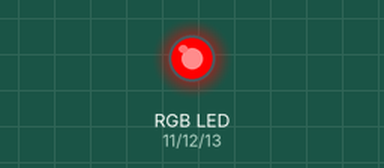
Recording of a sketch running on a simulated Arduino Uno, built with avr-gcc and run on an emulated ATmega328P. Shown: an RGB LED mixed from three pins (HIGH = lit).

Above: at 0.5 s.
At 1.5 s:
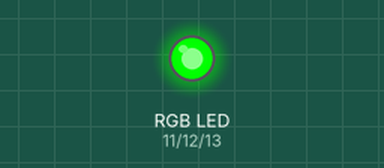
At 2.5 s:
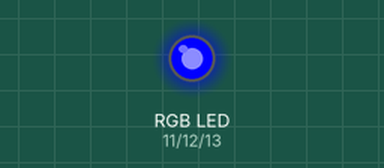
At 3.5 s:
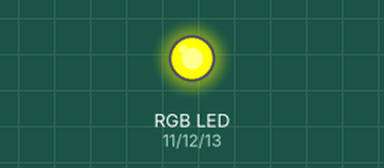
At 4.5 s:
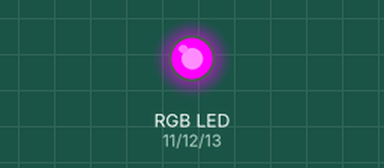
At 5.5 s:
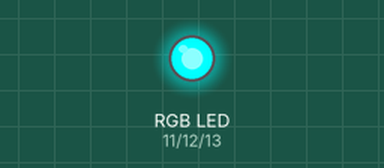
Timing chart, 0 to 7.8 s (numbered marks = the images above):
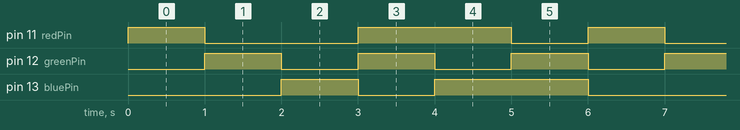

The sketch:

RGB_led_blinking.ino
```cpp
// Pin definitions for RGB LED
int redPin = 11;
int greenPin = 12;
int bluePin = 13;

void setup() {
  // Initialize the digital pin as an output.
  pinMode(redPin, OUTPUT);
  pinMode(greenPin, OUTPUT);
  pinMode(bluePin, OUTPUT);
}

void loop() {
  // Red color
  analogWrite(redPin, 255);   // Red full brightness
  analogWrite(greenPin, 0);   // No green
  analogWrite(bluePin, 0);    // No blue
  delay(1000);                // Wait for 1 second

  // Green color
  analogWrite(redPin, 0);     // No red
  analogWrite(greenPin, 255); // Green full brightness
  analogWrite(bluePin, 0);    // No blue
  delay(1000);                // Wait for 1 second

  // Blue color
  analogWrite(redPin, 0);     // No red
  analogWrite(greenPin, 0);   // No green
  analogWrite(bluePin, 255);  // Blue full brightness
  delay(1000);                // Wait for 1 second

  // Yellow color (Red + Green)
  analogWrite(redPin, 255);   // Red full brightness
  analogWrite(greenPin, 255); // Green full brightness
  analogWrite(bluePin, 0);    // No blue
  delay(1000);                // Wait for 1 second

  // Purple color (Red + Blue)
  analogWrite(redPin, 255);   // Red full brightness
  analogWrite(greenPin, 0);   // No green
  analogWrite(bluePin, 255);  // Blue full brightness
  delay(1000);                // Wait for 1 second

  // Cyan color (Green + Blue)
  analogWrite(redPin, 0);     // No red
  analogWrite(greenPin, 255); // Green full brightness
  analogWrite(bluePin, 255);  // Blue full brightness
  delay(1000);                // Wait for 1 second
}
```

Measured:
- by itself, pin 11 (redPin): repeats every 6.0 s: LOW 2.0 s, HIGH 2.0 s, LOW 1.0 s, HIGH 1.0 s
- by itself, pin 12 (greenPin): alternates HIGH for 1.0 s and LOW for 1.0 s
- by itself, pin 13 (bluePin): repeats every 6.0 s: LOW 1.0 s, HIGH 2.0 s, LOW 2.0 s, HIGH 1.0 s
